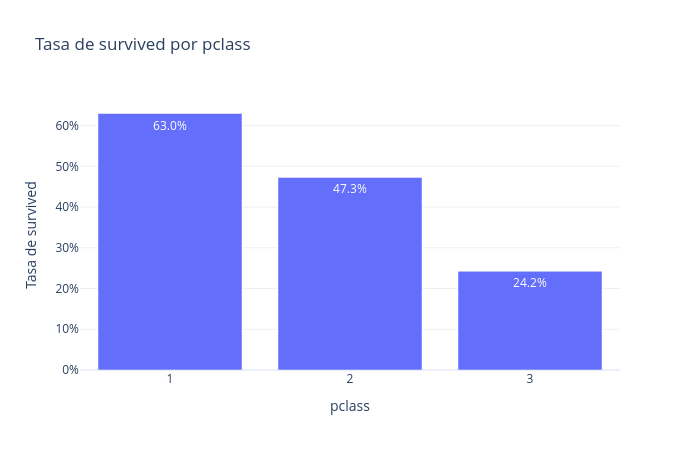

Source (notebook cell):
### Code cell
plot_tasa_por_categoria(df, 'pclass', 'survived')

### Figure 1 — Plotly figure (JSON) as saved in the notebook; plotly's stock layout.template omitted (floating-point values rounded to 4 significant figures)
{"data": [{"hovertemplate": "pclass=%{x}<br>survived=%{y}<extra></extra>", "legendgroup": "", "marker": {"color": "#636efa", "pattern": {"shape": ""}}, "name": "", "orientation": "v", "showlegend": false, "textposition": "auto", "texttemplate": "%{y:.1%}", "type": "bar", "x": [1, 2, 3], "xaxis": "x", "y": [0.6296, 0.4728, 0.2424], "yaxis": "y"}], "layout": {"barmode": "relative", "height": 450, "legend": {"tracegroupgap": 0}, "title": {"text": "Tasa de survived por pclass"}, "width": 700, "xaxis": {"anchor": "y", "domain": [0.0, 1.0], "title": {"text": "pclass"}, "type": "category"}, "yaxis": {"anchor": "x", "domain": [0.0, 1.0], "tickformat": ".0%", "title": {"text": "Tasa de survived"}}}}
